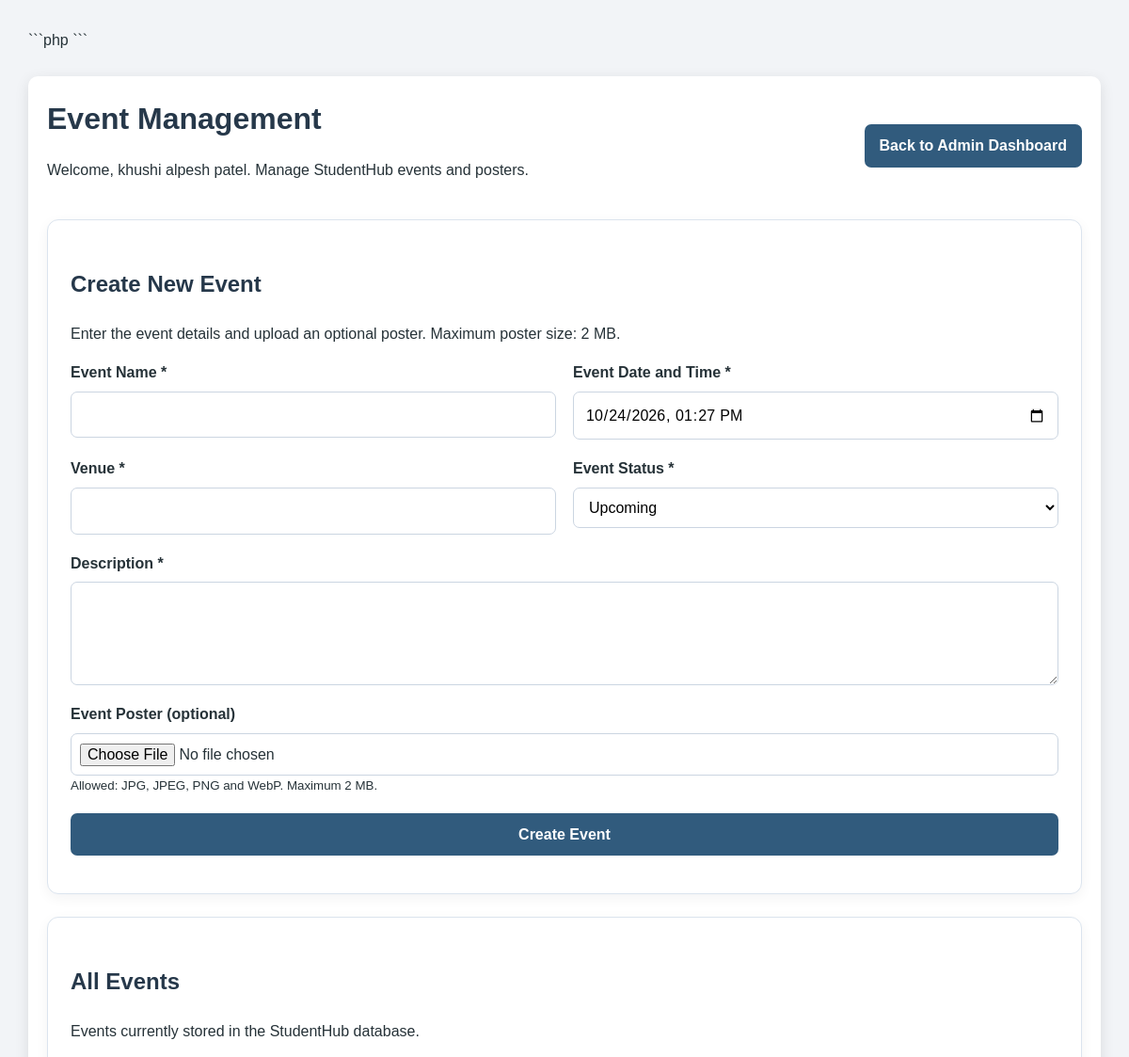
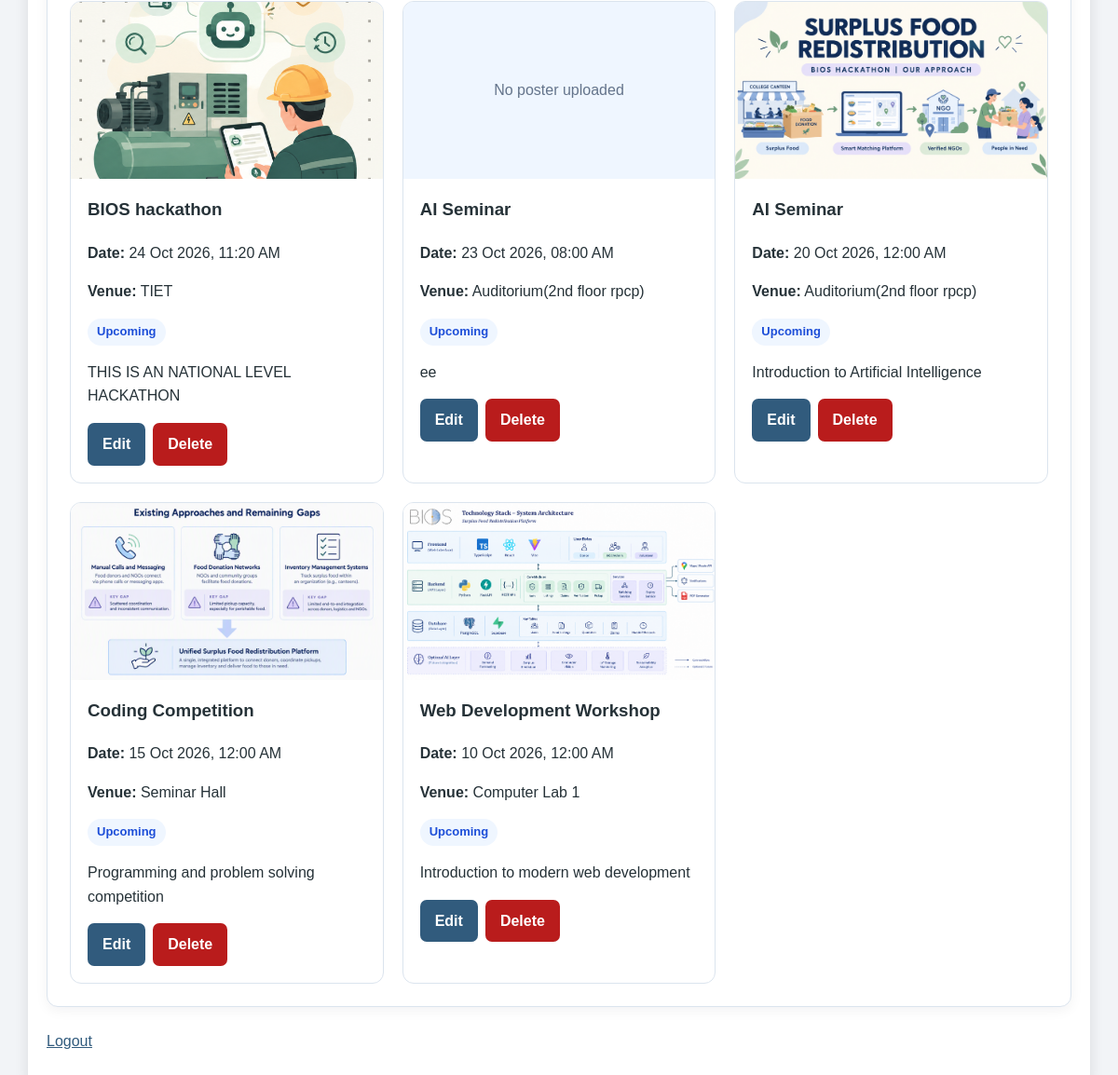
The app's page /events.php (signed in) with its own data (2 pictures, top to bottom).
### tables this page shows
CREATE TABLE `events` (
  `event_id` int(11) NOT NULL AUTO_INCREMENT,
  `event_name` varchar(100) NOT NULL,
  `event_date` datetime NOT NULL,
  `venue` varchar(200) NOT NULL,
  `description` text DEFAULT NULL,
  `status` enum('Upcoming','Ongoing','Completed','Cancelled') NOT NULL DEFAULT 'Upcoming',
  `poster` varchar(255) DEFAULT NULL,
  PRIMARY KEY (`event_id`)
);

### events.php (the view, shortened to what this page needs)
<?php
require_once "events_db.php";
function e($value) {
    return htmlspecialchars((string)$value, ENT_QUOTES, "UTF-8");
}
$editing = false;
$event = [
    "event_id" => "",
    "event_name" => "",
    "description" => "",
    "event_date" => date("Y-m-d H:i:s", strtotime("+1 day")),
    "venue" => "",
    "status" => "Upcoming",
    "poster" => ""
];
$stmt = $conn->prepare(
    "SELECT event_id, event_name, description, event_date, venue, status, poster
     FROM events
     ORDER BY event_date DESC, event_id DESC"
);
$stmt->execute();
$events = $stmt->get_result();
$name = $_SESSION["name"] ?? "Administrator";
?>
<!DOCTYPE html>
<html lang="en">
<head>
    <link rel="stylesheet" href="style.css">
</head>
<body>
<main class="container event-page">
    <header class="event-header">
        <div>
            <h1>Event Management</h1>
            <p>Welcome, <?= e($name) ?>. Manage StudentHub events and posters.</p>
        </div>
        <a class="event-button" href="admin_dashboard.php">
            Back to Admin Dashboard
        </a>
    </header>
    <section class="event-card" id="event-form">
        <h2><?= $editing ? "Update Event" : "Create New Event" ?></h2>
        <p>Enter the event details and upload an optional poster. Maximum poster size: 2 MB.</p>
        <form action="save_event.php" method="POST" enctype="multipart/form-data">
            <div class="event-form-grid">
                <div>
                    <label for="title">Event Name *</label>
                    <input
                        type="text"
                        id="title"
                        name="title"
                        maxlength="100"
                        value="<?= e($event["event_name"]) ?>"
                        required
                    >
                </div>
                <div>
                    <label for="event_date">Event Date and Time *</label>
                    <input
                        type="datetime-local"
                        id="event_date"
                        name="event_date"
                        value="<?= e(date("Y-m-d\TH:i", strtotime($event["event_date"]))) ?>"
                        required
                    >
                </div>
                <div>
                    <label for="venue">Venue *</label>
                    <input
                        type="text"
                        id="venue"
                        name="venue"
                        maxlength="200"
                        value="<?= e($event["venue"]) ?>"
                        required
                    >
                </div>
                <div>
                    <label for="status">Event Status *</label>
                    <select id="status" name="status" required>
                        <?php foreach (["Upcoming", "Ongoing", "Completed", "Cancelled"] as $statusOption): ?>
                            <option
                                value="<?= e($statusOption) ?>"
                                <?= $event["status"] === $statusOption ? "selected" : "" ?>
                            >
                                <?= e($statusOption) ?>
                            </option>
                        <?php endforeach; ?>
                    </select>
                </div>
                <div class="full-width">
                    <label for="description">Description *</label>
                    <textarea
                        id="description"
                        name="description"
                        maxlength="5000"
                        required
                    ><?= e($event["description"]) ?></textarea>
                </div>
                <div class="full-width">
                    <label for="poster">
                        Event Poster <?= $editing ? "(optional if keeping the current poster)" : "(optional)" ?>
                    </label>
                    <input
                        type="file"
                        id="poster"
                        name="poster"
                        accept=".jpg,.jpeg,.png,.webp,image/jpeg,image/png,image/webp"
                    >
                    <small>Allowed: JPG, JPEG, PNG and WebP. Maximum 2 MB.</small>
                </div>
                <div class="full-width">
                    <button type="submit" class="event-button">
                        <?= $editing ? "Update Event" : "Create Event" ?>
                    </button>
                </div>
            </div>
        </form>
    </section>
    <section class="event-card">
        <h2>All Events</h2>
        <p>Events currently stored in the StudentHub database.</p>
        <?php if ($events->num_rows === 0): ?>
            <div class="event-empty">
                No events found. Create your first event using the form above.
            </div>
        <?php else: ?>
            <div class="event-list">
                <?php while ($row = $events->fetch_assoc()): ?>
                    <article class="event-item">
                        <?php if (!empty($row["poster"])): ?>
                            <img
                                class="event-poster"
                                src="<?= e($row["poster"]) ?>"
                                alt="<?= e($row["event_name"]) ?> poster"
                            >
                        <?php else: ?>
                            <div class="event-poster-placeholder">
                                No poster uploaded
                            </div>
                        <?php endif; ?>
                        <div class="event-item-content">
                            <h3><?= e($row["event_name"]) ?></h3>
                            <p>
                                <strong>Date:</strong>
                                <?= e(date("d M Y, h:i A", strtotime($row["event_date"]))) ?>
                            </p>
                            <p><strong>Venue:</strong> <?= e($row["venue"]) ?></p>
                            <p>
                                <span class="event-status"><?= e($row["status"]) ?></span>
                            </p>
                            <p><?= nl2br(e($row["description"] ?? "")) ?></p>
                            <div class="event-actions">
                                <a
                                    class="event-button"
                                    href="events.php?edit=<?= (int)$row["event_id"] ?>#event-form"
                                >
                                    Edit
                                </a>
                                <form
                                    action="delete_event.php"
                                    method="POST"
                                    onsubmit="return confirm('Are you sure you want to delete this event?');"
                                >
                                    <button type="submit" class="event-button danger">
                                        Delete
                                    </button>
                                </form>
                            </div>
                        </div>
                    </article>
                <?php endwhile; ?>
            </div>
        <?php endif; ?>
    </section>
    <p><a href="logout.php">Logout</a></p>
</main>
</body>
</html>

### style.css (style rules this page uses)
* { box-sizing: border-box; }
body { font-family: Arial, sans-serif; background: #f2f4f7; color: #263238; margin: 0; padding: 30px; line-height: 1.6; }
.container { max-width: 650px; margin: 30px auto; background: white; padding: 30px; border-radius: 10px; box-shadow: 0 4px 15px rgba(0, 0, 0, 0.1); }
h1 { text-align: center; color: #26384a; margin-bottom: 5px; }
h2 { color: #26384a; margin-top: 25px; }
label, legend { font-weight: bold; display: block; margin-bottom: 7px; }
input[type="text"], input[type="email"], input[type="tel"], input[type="password"], select { width: 100%; padding: 11px; border: 1px solid #bbb; border-radius: 5px; font-size: 15px; }
button { width: 100%; padding: 12px; border: none; border-radius: 5px; background: #315b7d; color: white; font-size: 16px; cursor: pointer; transition: background 0.2s; }
a { color: #315b7d; }
.container p { overflow-wrap: anywhere; }

### events.php (style rules this page uses)
.event-page { max-width: 1200px; margin: 25px auto; padding: 20px; }
.event-header { display: flex; justify-content: space-between; align-items: center; flex-wrap: wrap; gap: 12px; margin-bottom: 24px; }
.event-header h1 { text-align: left; margin: 0; }
.event-button { display: inline-block; padding: 10px 16px; border: 0; border-radius: 7px; background: #315b7d; color: #fff; text-decoration: none; cursor: pointer; font: inherit; font-weight: 600; }
.event-button.danger { background: #b91c1c; }
.event-card { background: #fff; border: 1px solid #dbe4ee; border-radius: 12px; padding: 24px; margin-bottom: 24px; box-shadow: 0 4px 14px rgba(15, 23, 42, 0.05); }
.event-form-grid { display: grid; grid-template-columns: repeat(2, minmax(0, 1fr)); gap: 18px; }
.event-form-grid .full-width { grid-column: 1 / -1; }
.event-form-grid input, .event-form-grid textarea, .event-form-grid select { box-sizing: border-box; width: 100%; padding: 11px 12px; border: 1px solid #cbd5e1; border-radius: 7px; font: inherit; background: #fff; }
.event-form-grid textarea { min-height: 110px; resize: vertical; }
.event-form-grid input[type="file"] { padding: 9px; }
.event-form-grid label { display: block; margin-bottom: 7px; font-weight: 600; }
.event-list { display: grid; grid-template-columns: repeat(auto-fit, minmax(260px, 1fr)); gap: 20px; }
.event-item { overflow: hidden; border: 1px solid #dbe4ee; border-radius: 12px; background: #fff; }
.event-poster { display: block; width: 100%; height: 190px; object-fit: cover; background: #f1f5f9; }
.event-poster-placeholder { height: 190px; display: flex; align-items: center; justify-content: center; background: #eff6ff; color: #64748b; }
.event-item-content { padding: 18px; }
.event-item-content h3 { margin-top: 0; overflow-wrap: anywhere; }
.event-actions { display: flex; gap: 8px; flex-wrap: wrap; margin-top: 16px; }
.event-actions form { margin: 0; }
.event-status { display: inline-block; padding: 4px 10px; border-radius: 20px; background: #eff6ff; color: #1d4ed8; font-size: 13px; font-weight: 600; }

### records on screen
events: poster (picture), event_name "BIOS hackathon", event_date "24 Oct 2026, 11:20 AM", venue "TIET", status "Upcoming", description "THIS IS AN NATIONAL LEVEL HACKATHON"
events: shows "No poster uploaded", event_name "AI Seminar", event_date "23 Oct 2026, 08:00 AM", venue "Auditorium(2nd floor rpcp)", status "Upcoming", description "ee"
events: poster (picture), event_name "AI Seminar", event_date "20 Oct 2026, 12:00 AM", venue "Auditorium(2nd floor rpcp)", status "Upcoming", description "Introduction to Artificial Intelligence"
events: poster (picture), event_name "Coding Competition", event_date "15 Oct 2026, 12:00 AM", venue "Seminar Hall", status "Upcoming", description "Programming and problem solving competition"
events: poster (picture), event_name "Web Development Workshop", event_date "10 Oct 2026, 12:00 AM", venue "Computer Lab 1", status "Upcoming", description "Introduction to modern web development"

### other values on screen
$name "khushi alpesh patel"
form field status "Upcoming"
